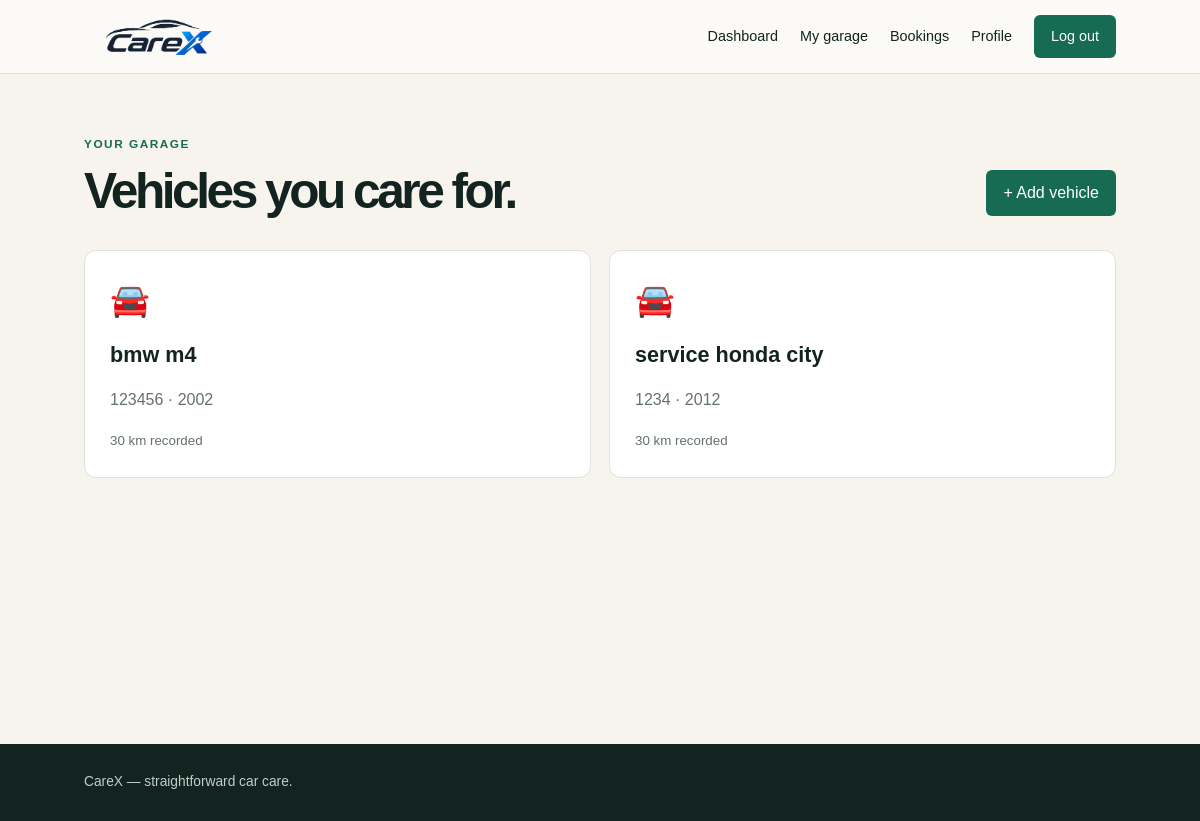
Page /garage/ (signed in) on the committed database.
### core/models.py (models this page shows, shortened)
class Vehicle(models.Model):
    owner = models.ForeignKey(settings.AUTH_USER_MODEL, on_delete=models.CASCADE, related_name="vehicles")
    make = models.CharField(max_length=60)
    model = models.CharField(max_length=60)
    registration_number = models.CharField(max_length=20, unique=True)
    year = models.PositiveIntegerField()
    color = models.CharField(max_length=30, blank=True)
    mileage = models.PositiveIntegerField(default=0, help_text="Current odometer reading in km")
    created_at = models.DateTimeField(auto_now_add=True)
    class Meta:
        ordering = ["-created_at"]

### core/views.py (the view)
# urls.py: path("garage/", views.garage, name="garage"),
@login_required
def garage(request):
    return render(request, "garage.html", {"vehicles": request.user.vehicles.all()})

### templates/garage.html
{% extends 'base.html' %}
{% block content %}
<div class="page-heading">
    <div>
        <p class="eyebrow">YOUR GARAGE</p>
        <h1>Vehicles you care for.</h1>
    </div>
    <a class="button" href="{% url 'add_vehicle' %}">+ Add vehicle</a>
</div>
<section class="vehicle-grid">{% for vehicle in vehicles %}
    <article class="vehicle-card">
        <span>🚘</span>
        <h2>{{ vehicle.make }} {{ vehicle.model }}</h2>
        <p>{{ vehicle.registration_number }} · {{ vehicle.year }}</p>
        <small>{{ vehicle.mileage|default:'—' }} km recorded</small>
    </article>{% empty %}
    <div class="empty panel">Your garage is empty.
        <a href="{% url 'add_vehicle' %}">Add your first vehicle</a>.
    </div>{% endfor %}
</section>{% endblock %}

### static/css/style.css (style rules this page uses)
:root { --ink: #13231f; --muted: #64716d; --cream: #f6f4ed; --green: #176b52; --lime: #d8f067; --line: #dce2dd; }
* { box-sizing: border-box; }
body { margin: 0; background: var(--cream); color: var(--ink); font-family: Arial, sans-serif; line-height: 1.5; }
a { color: var(--green); text-decoration: none; }
.nav-button, .button, button { background: var(--green); border: 0; border-radius: 6px; color: #fff; padding: 11px 17px; font: inherit; cursor: pointer; }
.eyebrow { font-size: .74rem; font-weight: bold; letter-spacing: 1.5px; color: var(--green); margin: 0 0 12px; }
h1 { font-size: clamp(2.2rem, 5vw, 4.6rem); letter-spacing: -.07em; line-height: 1.02; margin: 0 0 20px; }
.page-heading { display: flex; justify-content: space-between; gap: 24px; align-items: end; margin-bottom: 34px; }
.page-heading h1 { font-size: 3.1rem; margin: 0; }
.vehicle-grid { display: grid; grid-template-columns: repeat(auto-fit, minmax(235px, 1fr)); gap: 18px; }
.vehicle-card { background: #fff; border: 1px solid var(--line); border-radius: 12px; padding: 25px; }
.vehicle-card>span { font-size: 2rem; }
.vehicle-card h2 { font-size: 1.35rem; margin: 15px 0 2px; }
.vehicle-card p, .vehicle-card small { color: var(--muted); }

### rows in the picture
Vehicle: make "bmw", model "m4", registration_number "123456", year "2002", mileage "30"
Vehicle: make "service", model "honda city", registration_number "1234", year "2012", mileage "30"
